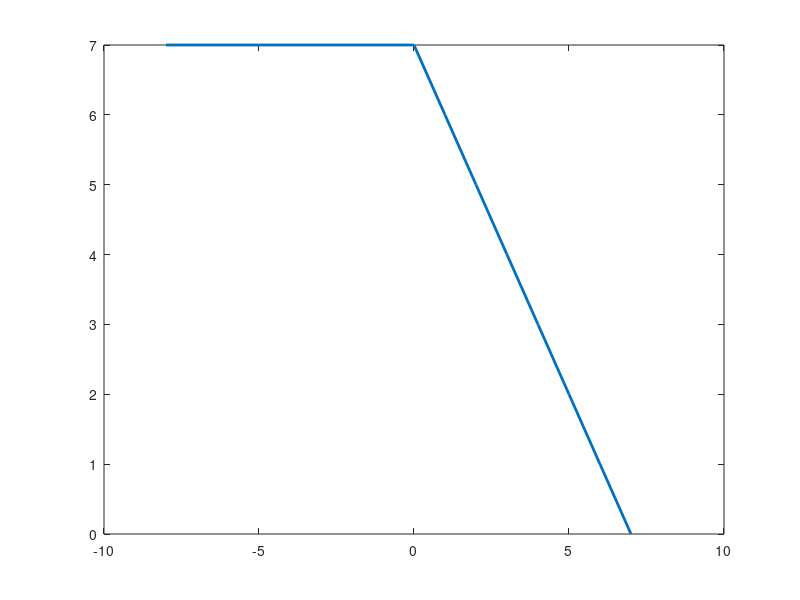

Write MATLAB code to recreate this figure.
clc;clear;close all;

N=2^4;
n=-N/2:1:N/2-1;
x=-N/2:1:N/2-1;
x0=0;
% y=sum(stepfun(n,x).*stepfun(n,x0));
for i=1:length(x)
    y(i)=sum(real(n>x(i)).*real(n>x0));
end
figure;
plot(x,y,'LineWidth',2);